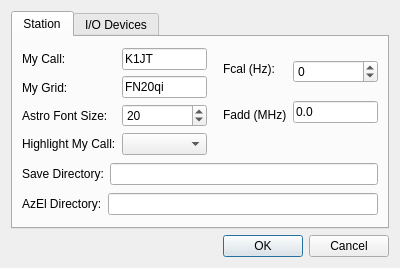
<?xml version="1.0" encoding="UTF-8"?>
<ui version="4.0">
 <class>DialogSndCard</class>
 <widget class="QDialog" name="DialogSndCard">
  <property name="geometry">
   <rect>
    <x>0</x>
    <y>0</y>
    <width>400</width>
    <height>268</height>
   </rect>
  </property>
  <property name="windowTitle">
   <string>Settings</string>
  </property>
  <layout class="QGridLayout" name="gridLayout_2">
   <item row="0" column="0">
    <widget class="QTabWidget" name="ioTabWidget">
     <property name="currentIndex">
      <number>0</number>
     </property>
     <widget class="QWidget" name="tab">
      <attribute name="title">
       <string>Station</string>
      </attribute>
      <layout class="QHBoxLayout" name="horizontalLayout">
       <item>
        <layout class="QVBoxLayout" name="verticalLayout_6">
         <item>
          <layout class="QHBoxLayout" name="horizontalLayout_2">
           <item>
            <layout class="QVBoxLayout" name="verticalLayout">
             <item>
              <widget class="QLabel" name="label">
               <property name="minimumSize">
                <size>
                 <width>0</width>
                 <height>0</height>
                </size>
               </property>
               <property name="text">
                <string>My Call:</string>
               </property>
              </widget>
             </item>
             <item>
              <widget class="QLabel" name="label_2">
               <property name="minimumSize">
                <size>
                 <width>0</width>
                 <height>0</height>
                </size>
               </property>
               <property name="text">
                <string>My Grid:</string>
               </property>
              </widget>
             </item>
             <item>
              <widget class="QLabel" name="label_7">
               <property name="text">
                <string>Astro Font Size:</string>
               </property>
              </widget>
             </item>
             <item>
              <widget class="QLabel" name="label_3">
               <property name="text">
                <string>Highlight My Call:</string>
               </property>
              </widget>
             </item>
            </layout>
           </item>
           <item>
            <layout class="QVBoxLayout" name="verticalLayout_3">
             <item>
              <widget class="QLineEdit" name="myCallEntry">
               <property name="maximumSize">
                <size>
                 <width>16777215</width>
                 <height>16777215</height>
                </size>
               </property>
               <property name="text">
                <string>K1JT</string>
               </property>
              </widget>
             </item>
             <item>
              <widget class="QLineEdit" name="myGridEntry">
               <property name="maximumSize">
                <size>
                 <width>16777215</width>
                 <height>16777215</height>
                </size>
               </property>
               <property name="text">
                <string>FN20qi</string>
               </property>
              </widget>
             </item>
             <item>
              <widget class="QSpinBox" name="astroFont">
               <property name="minimum">
                <number>12</number>
               </property>
               <property name="maximum">
                <number>32</number>
               </property>
               <property name="value">
                <number>20</number>
               </property>
              </widget>
             </item>
             <item>
              <widget class="QComboBox" name="myCallColor"/>
             </item>
            </layout>
           </item>
           <item>
            <spacer name="horizontalSpacer_2">
             <property name="orientation">
              <enum>Qt::Horizontal</enum>
             </property>
             <property name="sizeType">
              <enum>QSizePolicy::Fixed</enum>
             </property>
             <property name="sizeHint" stdset="0">
              <size>
               <width>10</width>
               <height>20</height>
              </size>
             </property>
            </spacer>
           </item>
           <item>
            <layout class="QVBoxLayout" name="verticalLayout_4">
             <item>
              <widget class="QLabel" name="label_9">
               <property name="minimumSize">
                <size>
                 <width>0</width>
                 <height>0</height>
                </size>
               </property>
               <property name="text">
                <string>Fcal (Hz):</string>
               </property>
              </widget>
             </item>
             <item>
              <widget class="QLabel" name="label_11">
               <property name="minimumSize">
                <size>
                 <width>0</width>
                 <height>0</height>
                </size>
               </property>
               <property name="text">
                <string>Fadd (MHz)</string>
               </property>
              </widget>
             </item>
             <item>
              <spacer name="verticalSpacer">
               <property name="orientation">
                <enum>Qt::Vertical</enum>
               </property>
               <property name="sizeType">
                <enum>QSizePolicy::Fixed</enum>
               </property>
               <property name="sizeHint" stdset="0">
                <size>
                 <width>20</width>
                 <height>20</height>
                </size>
               </property>
              </spacer>
             </item>
            </layout>
           </item>
           <item>
            <layout class="QVBoxLayout" name="verticalLayout_5">
             <item>
              <widget class="QSpinBox" name="fCalSpinBox">
               <property name="minimum">
                <number>-50000</number>
               </property>
               <property name="maximum">
                <number>50000</number>
               </property>
              </widget>
             </item>
             <item>
              <widget class="QLineEdit" name="faddEntry">
               <property name="text">
                <string>0.0</string>
               </property>
              </widget>
             </item>
             <item>
              <spacer name="verticalSpacer_3">
               <property name="orientation">
                <enum>Qt::Vertical</enum>
               </property>
               <property name="sizeType">
                <enum>QSizePolicy::Fixed</enum>
               </property>
               <property name="sizeHint" stdset="0">
                <size>
                 <width>20</width>
                 <height>20</height>
                </size>
               </property>
              </spacer>
             </item>
            </layout>
           </item>
          </layout>
         </item>
         <item>
          <layout class="QHBoxLayout" name="horizontalLayout_3">
           <item>
            <widget class="QLabel" name="label_10">
             <property name="minimumSize">
              <size>
               <width>0</width>
               <height>0</height>
              </size>
             </property>
             <property name="text">
              <string>Save Directory:</string>
             </property>
            </widget>
           </item>
           <item>
            <widget class="QLineEdit" name="saveDirEntry">
             <property name="text">
              <string/>
             </property>
            </widget>
           </item>
          </layout>
         </item>
         <item>
          <layout class="QHBoxLayout" name="horizontalLayout_4">
           <item>
            <widget class="QLabel" name="label_6">
             <property name="minimumSize">
              <size>
               <width>0</width>
               <height>0</height>
              </size>
             </property>
             <property name="text">
              <string>AzEl Directory:</string>
             </property>
            </widget>
           </item>
           <item>
            <widget class="QLineEdit" name="azelDirEntry">
             <property name="text">
              <string/>
             </property>
            </widget>
           </item>
          </layout>
         </item>
        </layout>
       </item>
      </layout>
     </widget>
     <widget class="QWidget" name="tab_2">
      <property name="enabled">
       <bool>true</bool>
      </property>
      <attribute name="title">
       <string>I/O Devices</string>
      </attribute>
      <layout class="QGridLayout" name="gridLayout_4">
       <item row="0" column="0">
        <layout class="QVBoxLayout" name="verticalLayout_8">
         <item>
          <widget class="QGroupBox" name="groupBox_2">
           <property name="sizePolicy">
            <sizepolicy hsizetype="Preferred" vsizetype="Preferred">
             <horstretch>0</horstretch>
             <verstretch>0</verstretch>
            </sizepolicy>
           </property>
           <property name="title">
            <string>Input from Linrad or SDR Console</string>
           </property>
           <layout class="QGridLayout" name="gridLayout">
            <item row="0" column="0">
             <layout class="QVBoxLayout" name="verticalLayout_7">
              <item>
               <layout class="QHBoxLayout" name="horizontalLayout_8">
                <item>
                 <widget class="QSpinBox" name="sb_dB">
                  <property name="enabled">
                   <bool>true</bool>
                  </property>
                  <property name="toolTip">
                   <string>&lt;html&gt;&lt;head/&gt;&lt;body&gt;&lt;p&gt;Adjust to scale digital I/Q data.&lt;/p&gt;&lt;/body&gt;&lt;/html&gt;</string>
                  </property>
                  <property name="suffix">
                   <string>  dB</string>
                  </property>
                  <property name="prefix">
                   <string>Gain  </string>
                  </property>
                  <property name="minimum">
                   <number>-50</number>
                  </property>
                  <property name="maximum">
                   <number>50</number>
                  </property>
                  <property name="singleStep">
                   <number>1</number>
                  </property>
                 </widget>
                </item>
                <item>
                 <spacer name="horizontalSpacer_11">
                  <property name="orientation">
                   <enum>Qt::Horizontal</enum>
                  </property>
                  <property name="sizeHint" stdset="0">
                   <size>
                    <width>40</width>
                    <height>20</height>
                   </size>
                  </property>
                 </spacer>
                </item>
                <item>
                 <widget class="QSpinBox" name="sbPort">
                  <property name="minimumSize">
                   <size>
                    <width>57</width>
                    <height>0</height>
                   </size>
                  </property>
                  <property name="minimum">
                   <number>20000</number>
                  </property>
                  <property name="maximum">
                   <number>51000</number>
                  </property>
                  <property name="value">
                   <number>50004</number>
                  </property>
                 </widget>
                </item>
                <item>
                 <widget class="QLabel" name="label_Port">
                  <property name="sizePolicy">
                   <sizepolicy hsizetype="Fixed" vsizetype="Fixed">
                    <horstretch>0</horstretch>
                    <verstretch>0</verstretch>
                   </sizepolicy>
                  </property>
                  <property name="minimumSize">
                   <size>
                    <width>0</width>
                    <height>0</height>
                   </size>
                  </property>
                  <property name="maximumSize">
                   <size>
                    <width>16777215</width>
                    <height>16777215</height>
                   </size>
                  </property>
                  <property name="text">
                   <string>Port</string>
                  </property>
                 </widget>
                </item>
               </layout>
              </item>
             </layout>
            </item>
           </layout>
          </widget>
         </item>
        </layout>
       </item>
       <item row="0" column="1">
        <spacer name="horizontalSpacer">
         <property name="orientation">
          <enum>Qt::Horizontal</enum>
         </property>
         <property name="sizeHint" stdset="0">
          <size>
           <width>40</width>
           <height>20</height>
          </size>
         </property>
        </spacer>
       </item>
       <item row="1" column="0" colspan="2">
        <widget class="QGroupBox" name="groupBox">
         <property name="sizePolicy">
          <sizepolicy hsizetype="Expanding" vsizetype="Preferred">
           <horstretch>0</horstretch>
           <verstretch>0</verstretch>
          </sizepolicy>
         </property>
         <property name="title">
          <string>LiveCQ URL</string>
         </property>
         <layout class="QGridLayout" name="gridLayout_3">
          <item row="0" column="0" colspan="2">
           <widget class="QRadioButton" name="w3szBut">
            <property name="text">
             <string>Official QMAP URL</string>
            </property>
           </widget>
          </item>
          <item row="1" column="0">
           <widget class="QRadioButton" name="otherBut">
            <property name="text">
             <string>Other</string>
            </property>
           </widget>
          </item>
          <item row="1" column="1">
           <widget class="QLineEdit" name="otherUrlBox">
            <property name="text">
             <string/>
            </property>
           </widget>
          </item>
         </layout>
        </widget>
       </item>
      </layout>
     </widget>
    </widget>
   </item>
   <item row="1" column="0">
    <widget class="QDialogButtonBox" name="buttonBox">
     <property name="orientation">
      <enum>Qt::Horizontal</enum>
     </property>
     <property name="standardButtons">
      <set>QDialogButtonBox::Cancel|QDialogButtonBox::Ok</set>
     </property>
    </widget>
   </item>
  </layout>
 </widget>
 <resources/>
 <connections>
  <connection>
   <sender>buttonBox</sender>
   <signal>accepted()</signal>
   <receiver>DialogSndCard</receiver>
   <slot>accept()</slot>
   <hints>
    <hint type="sourcelabel">
     <x>257</x>
     <y>380</y>
    </hint>
    <hint type="destinationlabel">
     <x>157</x>
     <y>274</y>
    </hint>
   </hints>
  </connection>
  <connection>
   <sender>buttonBox</sender>
   <signal>rejected()</signal>
   <receiver>DialogSndCard</receiver>
   <slot>reject()</slot>
   <hints>
    <hint type="sourcelabel">
     <x>325</x>
     <y>380</y>
    </hint>
    <hint type="destinationlabel">
     <x>286</x>
     <y>274</y>
    </hint>
   </hints>
  </connection>
 </connections>
</ui>
